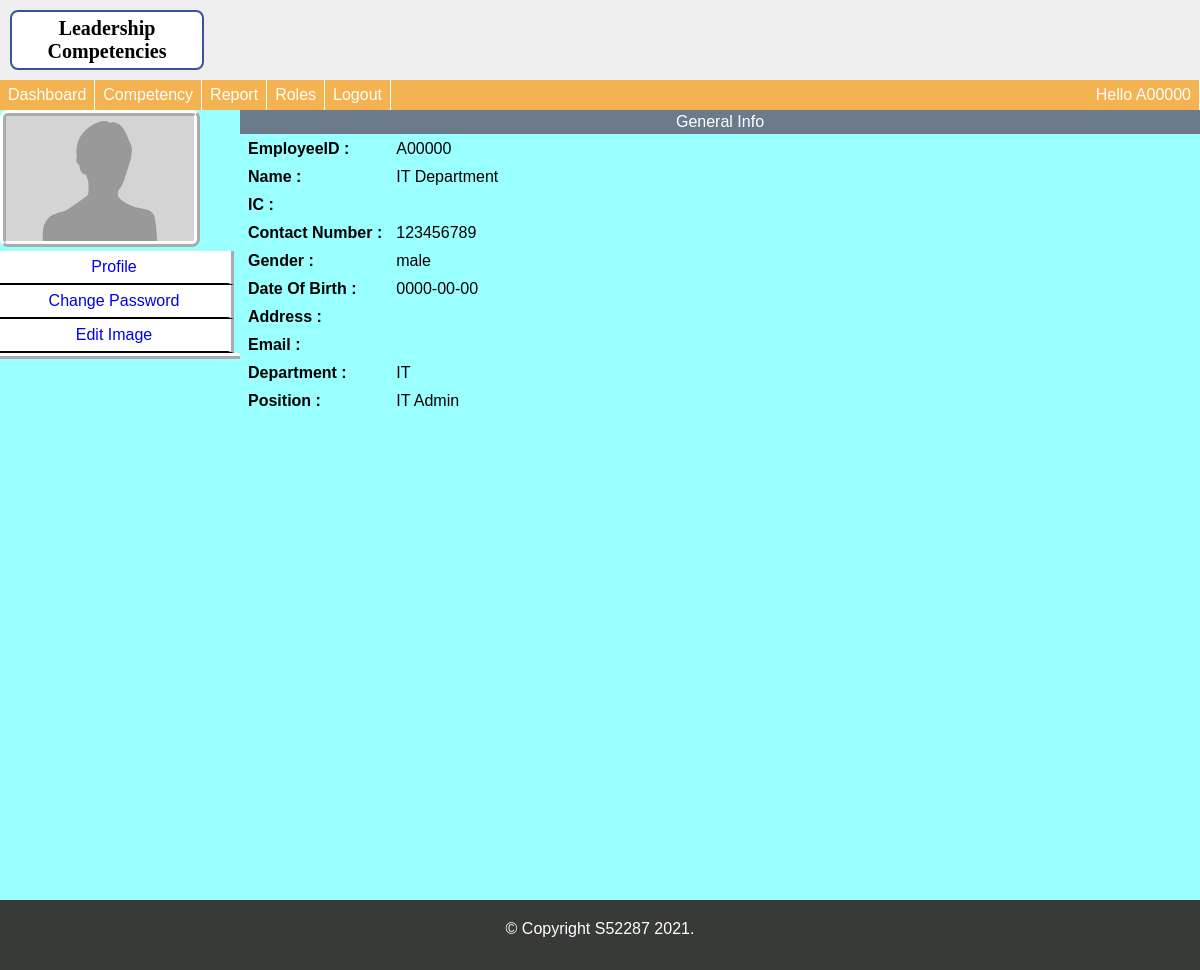
Page /Manage/Superadmin/Welcomesuperadmin.php (signed in) on the earlier database version.
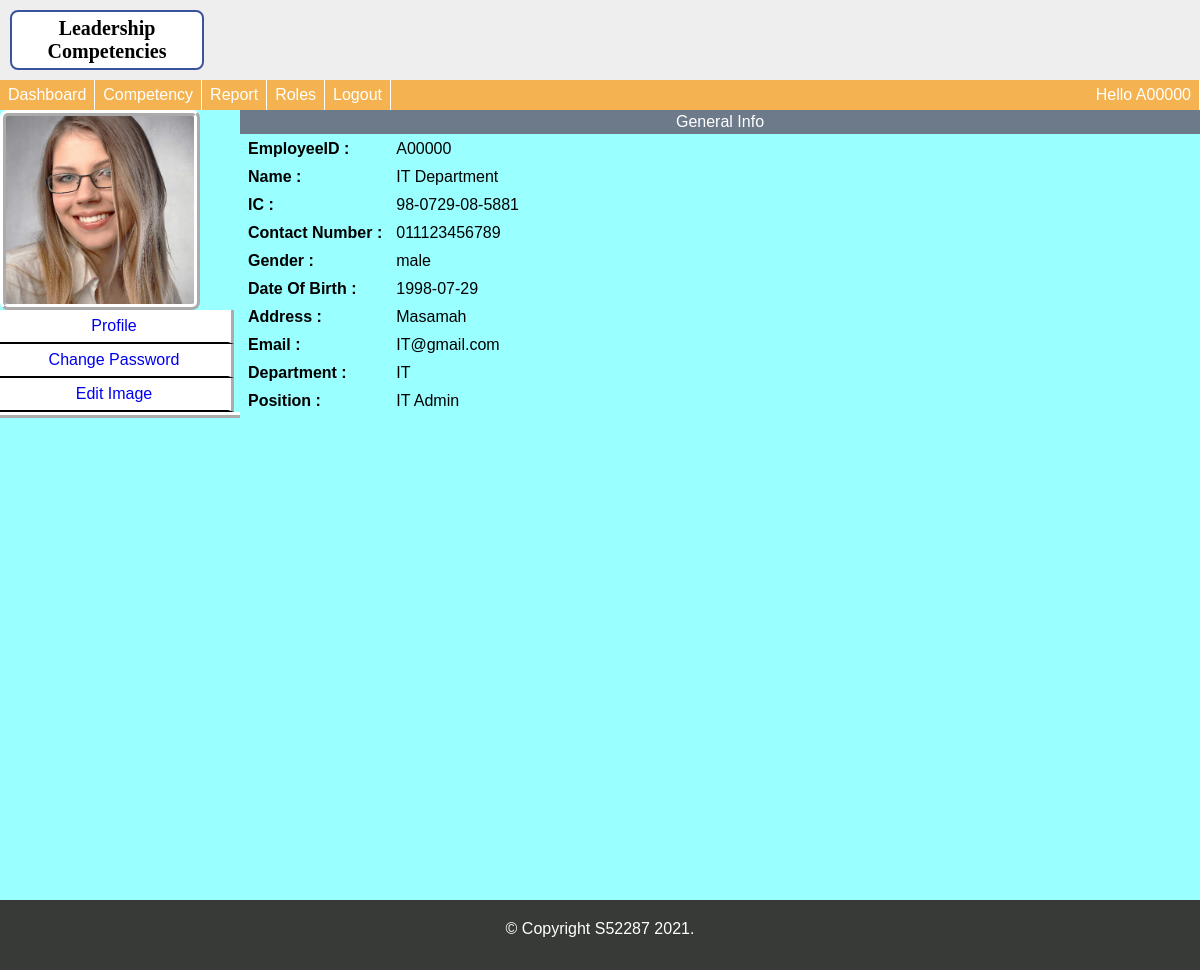
Same page on the later database version.
### tables this page shows
CREATE TABLE `account` (
  `EmployeeID` varchar(255) NOT NULL,
  `Name` varchar(255) NOT NULL,
  `IC` varchar(255) NOT NULL,
  `Contact_Number` varchar(255) NOT NULL,
  `Gender` varchar(255) NOT NULL,
  `Date_of_Birth` date NOT NULL,
  `Address` varchar(255) NOT NULL,
  `Email` varchar(255) NOT NULL,
  `Department` varchar(255) NOT NULL,
  `Position` varchar(255) NOT NULL,
  `image_url` varchar(255) NOT NULL
);

### Manage/Superadmin/Welcomesuperadmin.php (the view, shortened to what this page needs)
<!DOCTYPE html>
<html>
<head>
<link rel="stylesheet" type="text/css" href="welcomeSuper.css"/>
</head>
<body>
<?php
				$ID= $_SESSION["username"];
?>
<?php
$conn = mysqli_connect("localhost", "root", "", "leadercompetency");
$query = $conn->query("SELECT * FROM account where EmployeeID='$ID'");
if($query->num_rows > 0){
    while($row = $query->fetch_assoc()){
        $imageURL = 'imagesuploadsadmin/'.$row["image_url"];
?>
<?php }
}else{ ?>
    <p>No image(s) found...</p>
<?php } ?>
<div class="tp-container">
<div class="tp-boxwrap">
<header>
<div class="tp-logo">Leadership
Competencies</div>
</header>
<div class="tp-content">
	<div class="tp-contentbox">
	<div class="tp-infostrip">
		<nav>
		<ul>
			<li class="left"><a href="Welcomesuperadmin.php">Dashboard</a></li>
			<li class="left"><a href="SuperCreateCompetency.php">Competency</a></li>
			<li class="left"><a href="Report.php">Report</a></li>
			<li class="left"><a href="SuperadminRoles.php">Roles</a></li>
			<li class="left"><a href="Logout.php">Logout</a></li>
			<li class="right"><a href="Welcomesuperadmin.php">Hello <?php echo $_SESSION['username']; ?></a></li>
		</nav>
	</div>
	<div class="tp-contentwrap1">
		<div class="left wt_25 side_1">
			<div class="image_block">
      <img src="<?php echo $imageURL; ?>"/>
			</div>
			<div class="menu_list">
				<li><a href="EditSuperadminProfile.php">Profile</a></li>
				<li><a href="SuperadminChangePassword.php">Change Password</a></li>
				<li><a href="SuperadminChangeImage.php">Edit Image</a></li>
			</div>
		</div>
		<div class="right wt_75">
			<?php
					$id= $_SESSION["username"];
          $db = mysqli_connect('localhost', 'root', '', 'leadercompetency');
					$sql="SELECT * FROM  account  where  EmployeeID='$id'";
					$result=mysqli_query($db,$sql);
					$rows=mysqli_fetch_array($result);
			?>
			<div class="tp-contentwrap2">
			<div class="strip-profile">General Info</div>
			<table>
			<tr>
				<td class="td_1">EmployeeID :</td>
				<td  class="left"><?php  echo  $rows['EmployeeID'];  ?></td>
			</tr>
			<tr>
				<td class="td_1">Name :</td>
				<td  class="left"><?php  echo  $rows['Name'];  ?></td>
			</tr>
			<tr>
				<td class="td_1">IC :</td>
				<td  class="left"><?php  echo  $rows['IC'];  ?></td>
			</tr>
			<tr>
				<td class="td_1">Contact Number :</td>
				<td  class="left"><?php  echo  $rows['Contact_Number'];  ?></td>
			</tr>
			<tr>
				<td class="td_1">Gender :</td>
				<td  class="left"><?php  echo  $rows['Gender'];  ?></td>
			</tr>
			<tr>
				<td class="td_1">Date Of Birth :</td>
				<td  class="left"><?php  echo  $rows['Date_of_Birth'];  ?></td>
			</tr>
			<tr>
				<td class="td_1">Address :</td>
				<td  class="left"><?php  echo  $rows['Address'];  ?></td>
			</tr>
			<tr>
				<td class="td_1">Email :</td>
				<td  class="left"><?php  echo  $rows['Email'];  ?></td>
			</tr>
			<tr>
				<td class="td_1">Department :</td>
				<td  class="left"><?php  echo  $rows['Department'];  ?></td>
			</tr>
			<tr>
				<td class="td_1">Position :</td>
				<td  class="left"><?php  echo  $rows['Position'];  ?></td>
			</tr>
			</table>
			</div>
			</div>
		</div>
</div>
</div>
</div>
</div>
<footer>
&copy; Copyright S52287 2021.
</footer>
</body>
</html>

Differences in the rows shown:
changed account "IT Department": image_url: a different picture; IC (not shown) → "98-0729-08-5881"; Contact_Number "123456789" → "011123456789"; Date_of_Birth "0000-00-00" → "1998-07-29"; Address (not shown) → "Masamah"; Email (not shown) → "IT@gmail.com"
